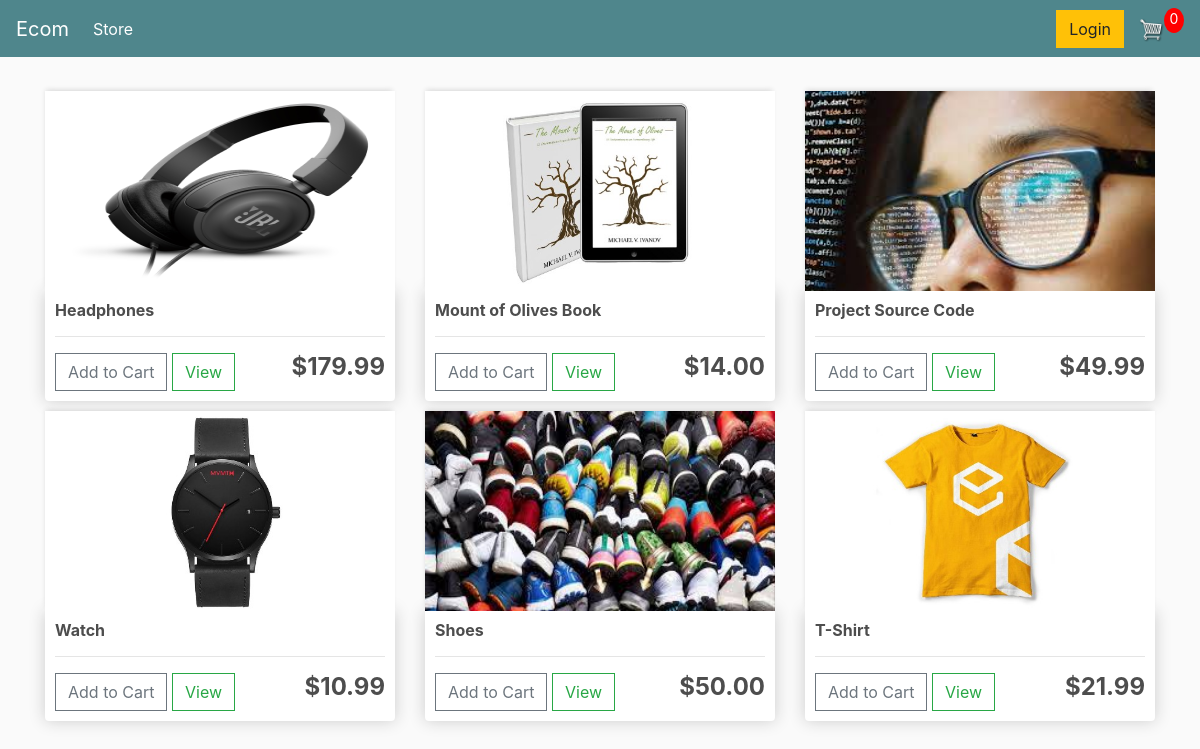
The page / on the database its author committed.
### store/models.py (models this page shows, shortened)
class Product(models.Model):
    name = models.CharField(max_length=200, null=True)
    price = models.DecimalField(max_digits=7, decimal_places=2)
    digital = models.BooleanField(default=False, null=True, blank=False)
    image = models. ImageField(null=True, blank=True)
    @property
    def imageURL(self):
        try:
            url = self.image.url
        except:
            url = ''
        return url

### store/views.py (the view)
# urls.py: path('', include('store.urls'))
def store(request):
    data = cartData(request)
    cartItems = data['cartItems']
    products = Product.objects.all()
    context = {'products':products, 'cartItems':cartItems}
    return render(request, 'store/store.html', context)

### store/utils.py (called while the page is built, shortened)
def cookieCart(request):
    try:
         cart = json.loads(request.COOKIES['cart'])
    except:
        cart = {}
    print('Cart:', cart)
    items = []
    order = {'get_cart_total':0, 'get_cart_items':0, 'shipping':False}
    cartItems = order['get_cart_items']
    return{'cartItems':cartItems, 'order':order, 'items':items}

def cartData(request):
    if request.user.is_authenticated:
        customer = request.user.customer
        order, created = Order.objects.get_or_create(Customer=customer, complete=False)
        items = order.orderitem_set.all()
        cartItems = order.get_cart_items
    else:
        cookieData = cookieCart(request)
        cartItems = cookieData['cartItems']
        order = cookieData['order']
        items = cookieData['items']
    return{'cartItems':cartItems, 'order':order, 'items':items}

### store/templates/store/store.html
{% extends 'store/main.html' %}
{% load static %}
{% block content %}
	<div class="row">
		{% for product in products %}
		<div class="col-lg-4">
			<img class="thumbnail" src="{{product.imageURL}}">
			<div class="box-element product">
				<h6><strong>{{product.name}}</strong></h6>
				<hr>
				<button data-product="{{product.id}}" data-action="add"
				class="btn btn-outline-secondary add-btn update-cart">Add to Cart</button>
				<a class="btn btn-outline-success" href="#">View</a>
				<h4 style="display: inline-block; float: right"><strong>${{product.price|floatformat:2}}</strong></h4>
			</div>
		</div>
		{% endfor %}
	</div>
{% endblock content %}

### store/templates/store/main.html (shortened to what this page needs)
<!DOCTYPE html>
{% load static %}
<html>
    <head>
        <link rel="stylesheet" href="https://stackpath.bootstrapcdn.com/bootstrap/4.4.1/css/bootstrap.min.css">
        <link rel="stylesheet" type="text/css" href="{% static 'css/main.css' %}">
    </head>
<body>
	<nav class="navbar navbar-expand-lg navbar-dark bg-dark">
	  <a class="navbar-brand" href="{% url 'store' %}">Ecom</a>
	  <div class="collapse navbar-collapse" id="navbarSupportedContent">
	    <ul class="navbar-nav mr-auto">
	      <li class="nav-item active">
	        <a class="nav-link" href="{% url 'store' %}">Store <span class="sr-only">(current)</span></a>
	      </li>
	    </ul>
	    <div class="form-inline my-2 my-lg-0">
	     	<a href="#"class="btn btn-warning">Login</a>
	     	<a href="{% url 'cart' %}">
	    		<img  id="cart-icon" src="{% static 'images/cart.png' %}">
	    	</a>
	    	<p id="cart-total">{{cartItems}}</p>
	    </div>
	  </div>
	</nav>
     <div class="container">
            <br>
            {% block content %}
            {% endblock content %}
         </div>
</body>
</html>

### static/css/main.css (style rules this page uses)
body { background-color: hsl(0, 0%, 98%); }
h1,h2,h3,h4,h5,h6 { color:hsl(0, 0%, 30%); }
.box-element { box-shadow:hsl(0, 0%, 80%) 0 0 16px; background-color: #fff; border-radius: 4px; padding: 10px; }
.thumbnail { width: 100%; height: 200px; -webkit-box-shadow: -1px -3px 5px -2px rgba(214,214,214,1); -moz-box-shadow: -1px -3px 5px -2px rgba(214,214,214,1); box-shadow: -1px -3px 5px -2px rgba(214,214,214,1); }
.product { border-radius: 0 0 4px 4px; }
.bg-dark { background-color: #4f868c!important; }
#cart-icon { width:25px; display: inline-block; margin-left: 15px; }
#cart-total { display: block; text-align: center; color:#fff; background-color: red; width: 20px; height: 25px; border-radius: 50%; font-size: 14px; }
.col-lg-4, .col-lg-6, .col-lg-8, .col-lg-12 { margin-top: 10px; }
.btn { border-radius: 0; }

### rows shown on the page
Product: imageURL (picture), name "Headphones", price "179.99"
Product: imageURL (picture), name "Mount of Olives Book", price "14.00"
Product: imageURL (picture), name "Project Source Code", price "49.99"
Product: imageURL (picture), name "Watch", price "10.99"
Product: imageURL (picture), name "Shoes", price "50.00"
Product: imageURL (picture), name "T-Shirt", price "21.99"

### other values the page prints
{{ cartItems }} "0"
